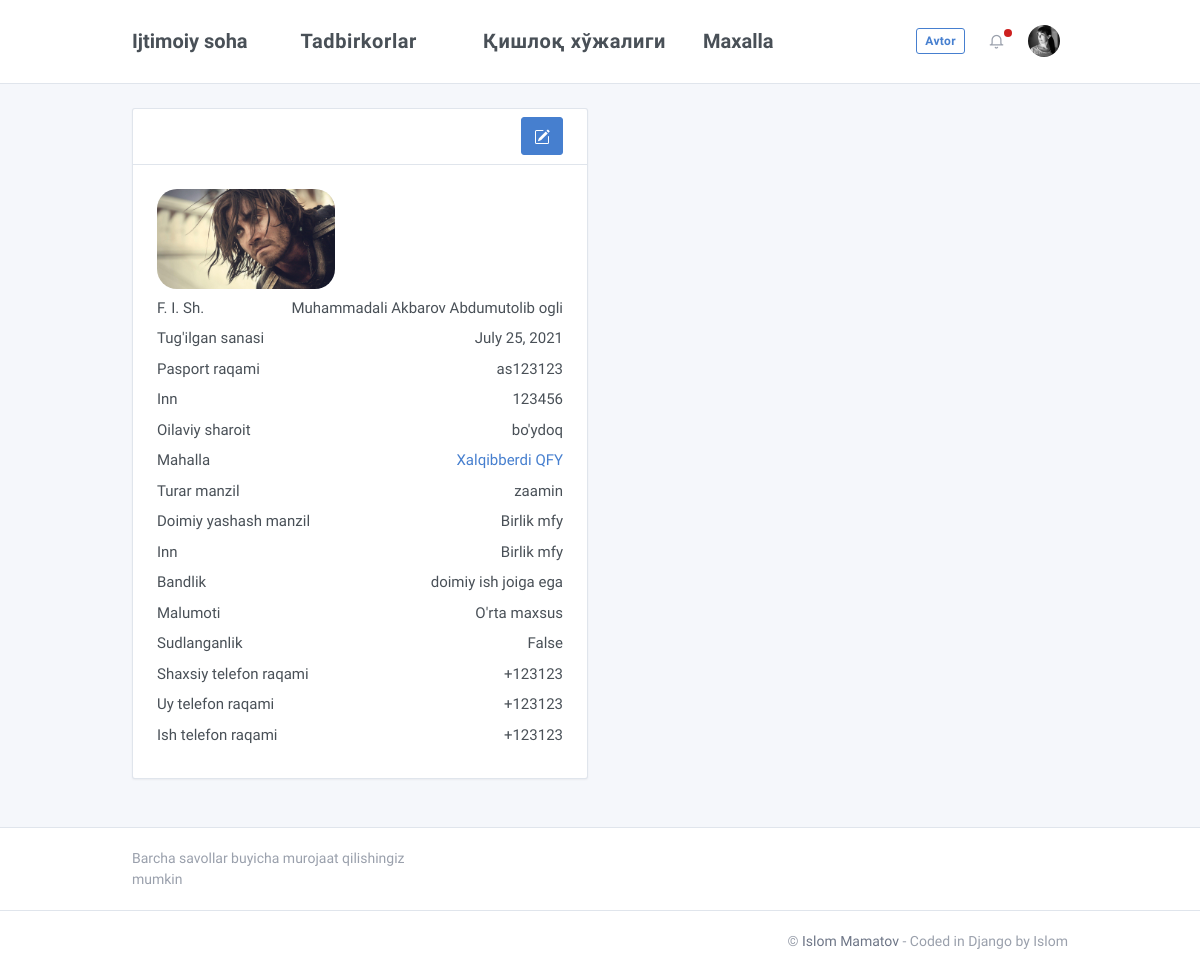
Screenshot of /users_u/1/ with the database file from the repository.
### app/models.py (models this page shows)
class User_info(models.Model):
    first_name = models.CharField(max_length=50)
    last_name = models.CharField(max_length=50)
    second_name = models.CharField(max_length=50)
    photo = models.ImageField(upload_to='avatars/',  default='core/static/assets/images/user.png')
    birth_date = models.DateField()
    sex = models.CharField(max_length=5)
    passport_data = models.CharField(max_length=9)
    inn = models.CharField(max_length=10, null=True)
    marital_status = models.CharField(max_length=10)  # TODO Choose bo'lishi kerak
    actual_address = models.CharField(max_length=50, default=None)
    passport_address = models.CharField(max_length=50)
    work_status = models.CharField(max_length=50)
    education = models.CharField(max_length=50, blank=True, null=True)
    law_status = models.BooleanField()
    mobile_phone = models.CharField(max_length=14)
    home_phone = models.CharField(max_length=14, null=True, blank=True)
    work_phone = models.CharField(max_length=14, null=True, blank=True)
    mahalla = models.ForeignKey("Mahalla", on_delete=models.PROTECT)
    def __str__(self):
        return f"{self.last_name} {self.first_name} {self.second_name}"

class Mahalla(models.Model):
    post_code = models.CharField(max_length=6)
    name = models.CharField(max_length=255)
    rais = models.OneToOneField(User_info, on_delete=models.CASCADE, blank=True, null=True, related_name='mahalla_boss')
    secretary = models.OneToOneField(User_info, on_delete=models.CASCADE, blank=True, null=True, related_name='mahalla_kotiba')
    area = models.IntegerField()

### app/views.py (the view, shortened to what this page needs)
# urls.py: path('users_u/<int:pk>/', User_update_view.as_view(), name='update_user'),
class User_update_view(View):
    def get(self, request, pk):
        content = {
            'user': User_info.objects.get(id=pk),
            'form': UserForm(),
            'mahalla': Mahalla.objects.all()
        }
        return render(request, 'templatesMe/user_u.html', content)

### core/templates/templatesMe/user_u.html (shortened to what this page needs)
{% extends "layouts/base.html" %}
{% load crispy_forms_tags %}
{% load static %}
{% block content %}
    <div class="container">
        <div class="row my-5">
            <div class="col-6">
                <div class="card">
                    <div class="card-header d-flex justify-content-between">
                        <button class="btn btn-primary" type="button" data-toggle="collapse"
                                data-target="#collapseExample" aria-expanded="false" aria-controls="collapseExample">
                        </button>
                    </div>
                    <div class="card-body">
                        <img src="{{ user.photo.url }}" class="img-fluid rounded-20" style="height: 100px" alt="">
                        <div class="my-2 d-flex justify-content-between">
                            <div>F. I. Sh.</div>
                            <div>{{ user }}</div>
                        </div>
                        <div class="my-2 d-flex justify-content-between">
                            <div>Tug'ilgan sanasi</div>
                            <div>{{ user.birth_date }}</div>
                        </div>
                        <div class="my-2 d-flex justify-content-between">
                            <div>Pasport raqami</div>
                            <div>{{ user.passport_data }} </div>
                        </div>
                        <div class="my-2 d-flex justify-content-between">
                            <div>Inn</div>
                            <div>{{ user.inn }}</div>
                        </div>
                        <div class="my-2 d-flex justify-content-between">
                            <div>Oilaviy sharoit</div>
                            <div>{{ user.marital_status }}</div>
                        </div>
                        <div class="my-2 d-flex justify-content-between">
                            <div>Mahalla</div>
                            <div><a href="{% url 'update_mahalla' user.mahalla.id %}">
                                {{ user.mahalla.name }}
                            </a></div>
                        </div>
                        <div class="my-2 d-flex justify-content-between">
                            <div>Turar manzil</div>
                            <div>{{ user.actual_address }}</div>
                        </div>
                        <div class="my-2 d-flex justify-content-between">
                            <div>Doimiy yashash manzil</div>
                            <div>{{ user.passport_address }}</div>
                        </div>
                        <div class="my-2 d-flex justify-content-between">
                            <div>Inn</div>
                            <div>{{ user.passport_address }}</div>
                        </div>
                        <div class="my-2 d-flex justify-content-between">
                            <div>Bandlik</div>
                            <div>{{ user.work_status }}</div>
                        </div>
                        <div class="my-2 d-flex justify-content-between">
                            <div>Malumoti</div>
                            <div>{{ user.education }}</div>
                        </div>
                        <div class="my-2 d-flex justify-content-between">
                            <div>Sudlanganlik</div>
                            <div>{{ user.law_status }}</div>
                        </div>
                        <div class="my-2 d-flex justify-content-between">
                            <div>Shaxsiy telefon raqami</div>
                            <div>{{ user.mobile_phone }}</div>
                        </div>
                        <div class="my-2 d-flex justify-content-between">
                            <div>Uy telefon raqami</div>
                            <div>{{ user.home_phone }}</div>
                        </div>
                        <div class="my-2 d-flex justify-content-between">
                            <div>Ish telefon raqami</div>
                            <div>{{ user.work_phone }}</div>
                        </div>
                    </div>
                </div>
            </div>
        </div>
    </div>
{% endblock content %}

### rows the page displays
User_info: photo (picture), last_name+first_name+second_name "Muhammadali Akbarov Abdumutolib ogli", birth_date "July 25, 2021", passport_data "as123123", inn "123456", marital_status "bo'ydoq", mahalla.name "Xalqibberdi QFY", actual_address "zaamin", passport_address "Birlik mfy", work_status "doimiy ish joiga ega", education "O'rta maxsus", law_status "False", mobile_phone "+123123", home_phone "+123123", work_phone "+123123"
